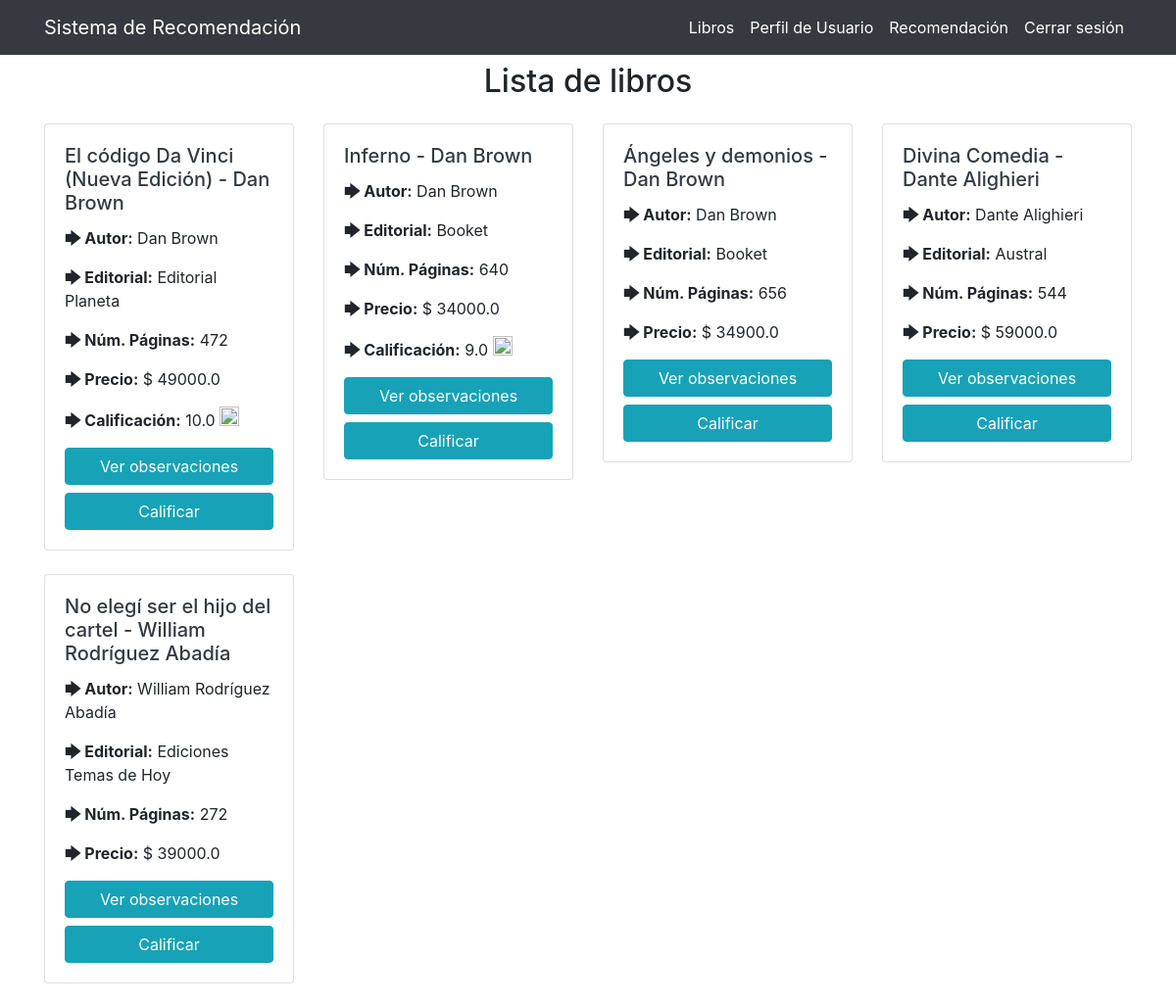
The page /libros/ver_libros/ (signed in) on the database as committed earlier.
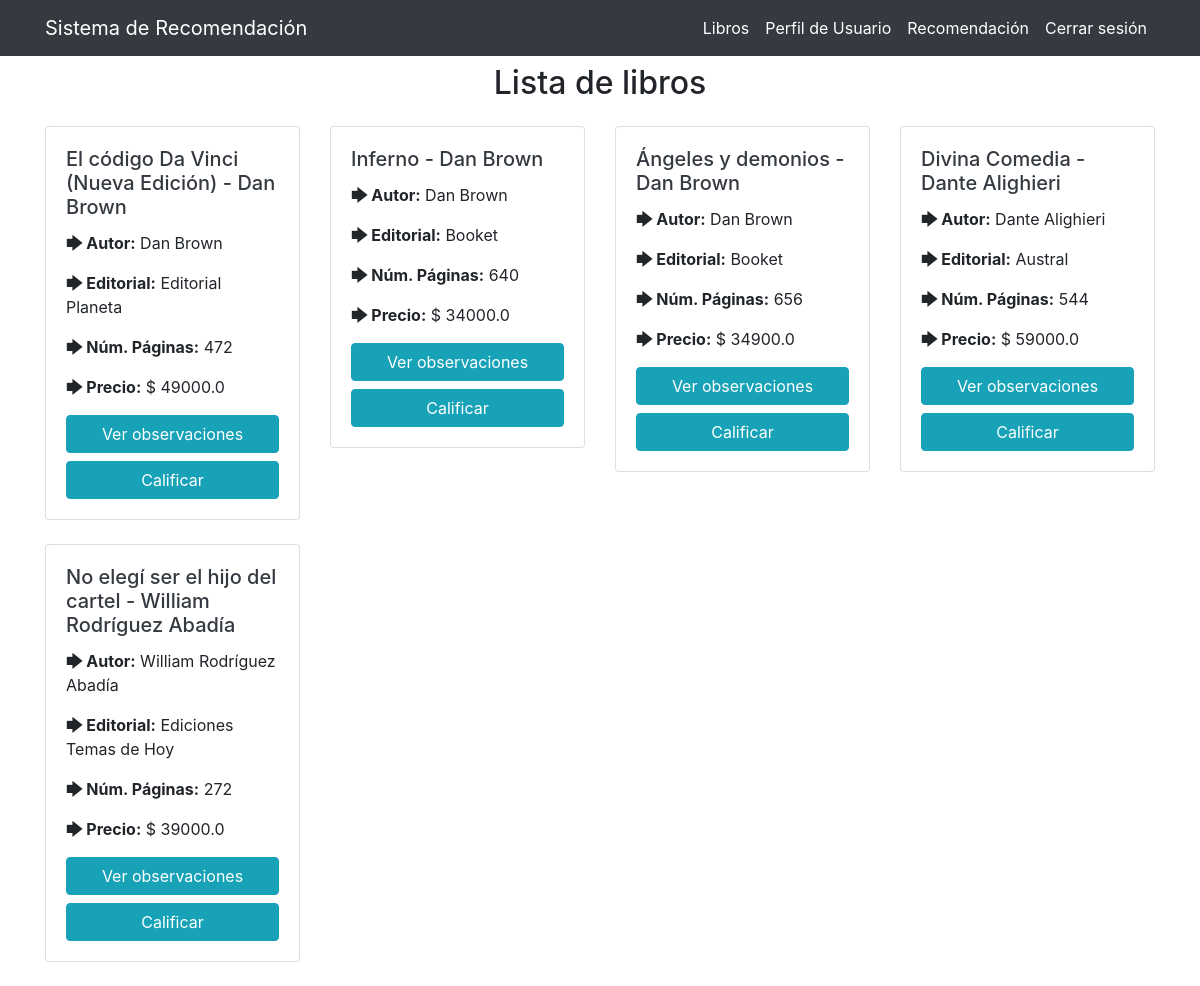
The same page on the database as committed later.
### libros/models.py (models this page shows, shortened)
class Libro(models.Model):
    nombre = models.CharField(max_length=80)
    autor = models.CharField(max_length=80, null=True, blank=True)
    editorial = models.CharField(max_length=100, null=True, blank=True)
    nro_paginas = models.IntegerField(null=True, blank=True)
    precio = models.FloatField(null=True, blank=True)
    url = models.CharField(max_length=500, null=True, blank=True)
    observaciones = models.CharField(max_length=500, null=True, blank=True)
    estado = models.CharField(max_length=50, null=True, blank=True)

class Calificacion(models.Model):
    usuario = models.ForeignKey(User, on_delete=models.PROTECT)
    libro = models.ForeignKey(Libro, on_delete=models.PROTECT)
    puntaje = models.FloatField()

### libros/views.py (the view)
# urls.py: path('ver_libros/', VerLibros.as_view(), name='ver_libros'),
@method_decorator([login_required], name='dispatch')
class VerLibros(ListView):
    model = Libro
    context_object_name = 'libros_list'
    template_name = 'libros/libros.html'
    def get_context_data(self, **kwargs):
        context = super(VerLibros, self).get_context_data(**kwargs)
        context['calificaciones_list'] = Calificacion.objects.all()
        return context

### templates/libros/libros.html (shortened to what this page needs)
{% extends 'base.html' %}
{% block content %}
{% if user.is_authenticated %}
<div class="container mt-3">
    <div class="my-3 row justify-content-center">
        <h2>Lista de libros</h2>
    </div>
    <div class="row">
        {% for libro in libros_list %}
            <div class="col-sm-6 col-md-4 col-lg-3 mb-4">
                <div class="card">
                    <div class="card-body">
                        <a class="text-dark" href="{{ libro.url }}" target="_blank">
                            <h5 class="card-title">{{ libro.nombre }} - {{ libro.autor }}</h5>
                        </a>
                        <p><span class="font-weight-bold">🡆 Autor:</span> {{ libro.autor }}</p>
                        <p><span class="font-weight-bold">🡆 Editorial:</span> {{ libro.editorial }}</p>
                        <p><span class="font-weight-bold">🡆 Núm. Páginas:</span> {{ libro.nro_paginas }}</p>
                        <p><span class="font-weight-bold">🡆 Precio:</span> $ {{ libro.precio }}</p>
                        {% for cal in calificaciones_list %}
                            {% if libro == cal.libro and user == cal.usuario %}
                                <p><span class="font-weight-bold">🡆 Calificación:</span> {{ cal.puntaje }} <a href="{% url 'modificar-calificacion' cal.id %}"> <input type="image" width="20" height="20"  name="botonmodificar" src="https://image.flaticon.com/icons/png/512/61/61776.png"></a></p>
                           {% endif %}
                        {% endfor %}
                        <button
                            type="button"
                            class="btn btn-info btn-block"
                            data-toggle="modal" data-target="#modal{{ libro.id }}"
                            >Ver observaciones
                        </button>
                        <a href="{% url 'crear-calificacion' libro.id %}" class="btn btn-info btn-block" >
                            Calificar
                        </a>
                    </div>
                </div>
            </div>
        {% endfor %}
        </div>
    </div>
{% endif %}
{% endblock content %}

Rows that differ between the two databases and show on the page:
changed Libro "El código Da Vinci (Nueva Edición)": loses Calificacion (puntaje "10.0")
changed Libro "Inferno": loses Calificacion (puntaje "9.0")
